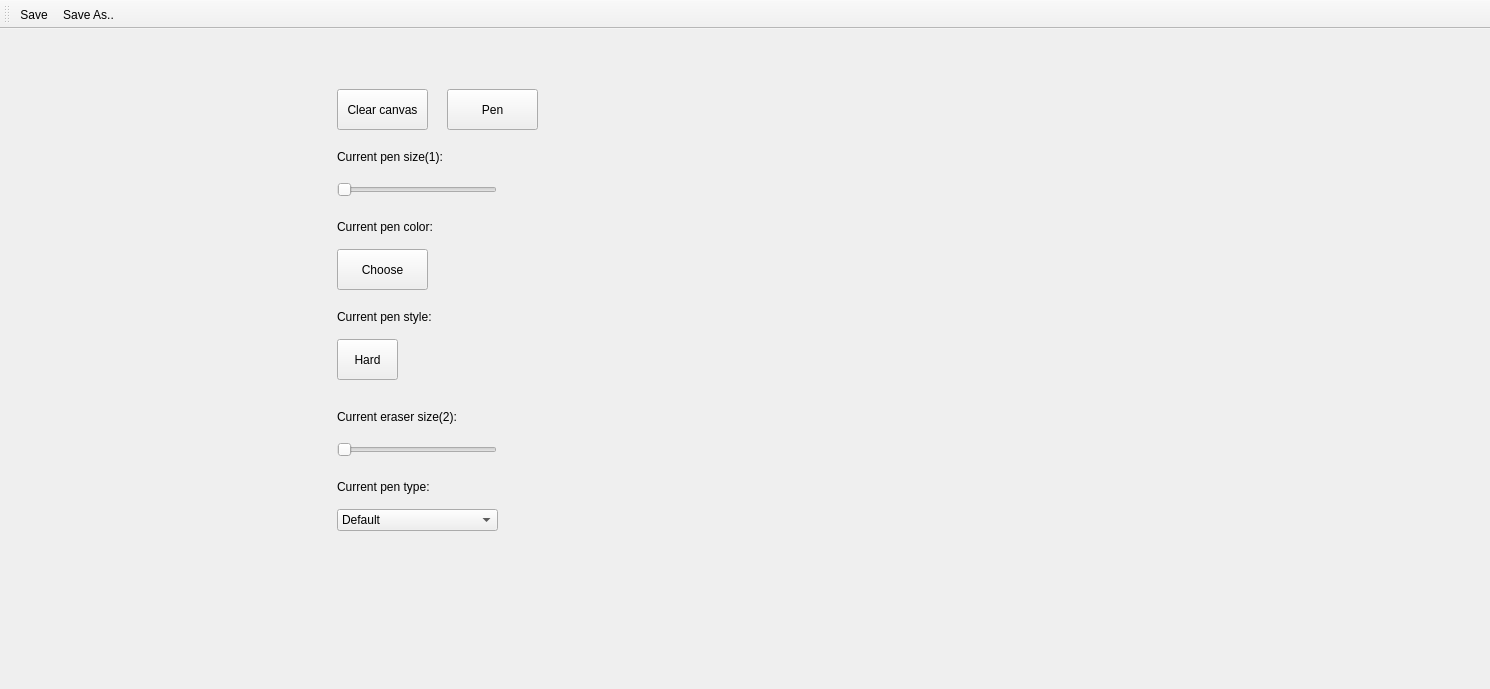
<?xml version="1.0" encoding="UTF-8"?>
<ui version="4.0">
 <class>MainWindow</class>
 <widget class="QMainWindow" name="MainWindow">
  <property name="geometry">
   <rect>
    <x>0</x>
    <y>0</y>
    <width>1490</width>
    <height>689</height>
   </rect>
  </property>
  <property name="windowTitle">
   <string>MainWindow</string>
  </property>
  <widget class="QWidget" name="centralwidget">
   <layout class="QHBoxLayout" name="horizontalLayout">
    <item>
     <widget class="QWidget" name="leftSpace" native="true"/>
    </item>
    <item>
     <widget class="QWidget" name="sidebar" native="true">
      <property name="minimumSize">
       <size>
        <width>250</width>
        <height>600</height>
       </size>
      </property>
      <property name="maximumSize">
       <size>
        <width>250</width>
        <height>600</height>
       </size>
      </property>
      <property name="autoFillBackground">
       <bool>true</bool>
      </property>
      <property name="styleSheet">
       <string notr="true">sidebar {border: 1px solid;}</string>
      </property>
      <widget class="QPushButton" name="clearButton">
       <property name="geometry">
        <rect>
         <x>20</x>
         <y>30</y>
         <width>91</width>
         <height>41</height>
        </rect>
       </property>
       <property name="text">
        <string>Clear canvas</string>
       </property>
      </widget>
      <widget class="QSlider" name="penSizeSlider">
       <property name="geometry">
        <rect>
         <x>20</x>
         <y>120</y>
         <width>160</width>
         <height>22</height>
        </rect>
       </property>
       <property name="orientation">
        <enum>Qt::Horizontal</enum>
       </property>
      </widget>
      <widget class="QLabel" name="penSizeLabel">
       <property name="geometry">
        <rect>
         <x>20</x>
         <y>90</y>
         <width>111</width>
         <height>16</height>
        </rect>
       </property>
       <property name="text">
        <string>Current pen size(1):</string>
       </property>
      </widget>
      <widget class="QLabel" name="penColorLabel">
       <property name="geometry">
        <rect>
         <x>20</x>
         <y>160</y>
         <width>101</width>
         <height>16</height>
        </rect>
       </property>
       <property name="text">
        <string>Current pen color:</string>
       </property>
      </widget>
      <widget class="QPushButton" name="penColorButton">
       <property name="geometry">
        <rect>
         <x>20</x>
         <y>190</y>
         <width>91</width>
         <height>41</height>
        </rect>
       </property>
       <property name="text">
        <string>Choose</string>
       </property>
      </widget>
      <widget class="QPushButton" name="penHardSoft">
       <property name="geometry">
        <rect>
         <x>20</x>
         <y>280</y>
         <width>61</width>
         <height>41</height>
        </rect>
       </property>
       <property name="text">
        <string>Hard</string>
       </property>
      </widget>
      <widget class="QLabel" name="penStyleLabel">
       <property name="geometry">
        <rect>
         <x>20</x>
         <y>250</y>
         <width>101</width>
         <height>16</height>
        </rect>
       </property>
       <property name="text">
        <string>Current pen style:</string>
       </property>
      </widget>
      <widget class="QPushButton" name="penEraserButton">
       <property name="geometry">
        <rect>
         <x>130</x>
         <y>30</y>
         <width>91</width>
         <height>41</height>
        </rect>
       </property>
       <property name="text">
        <string>Pen</string>
       </property>
      </widget>
      <widget class="QSlider" name="eraserSizeSlider">
       <property name="geometry">
        <rect>
         <x>20</x>
         <y>380</y>
         <width>160</width>
         <height>22</height>
        </rect>
       </property>
       <property name="orientation">
        <enum>Qt::Horizontal</enum>
       </property>
      </widget>
      <widget class="QLabel" name="eraserSizeLabel">
       <property name="geometry">
        <rect>
         <x>20</x>
         <y>350</y>
         <width>121</width>
         <height>16</height>
        </rect>
       </property>
       <property name="text">
        <string>Current eraser size(2):</string>
       </property>
      </widget>
      <widget class="QComboBox" name="penTypeCombo">
       <property name="geometry">
        <rect>
         <x>20</x>
         <y>450</y>
         <width>161</width>
         <height>22</height>
        </rect>
       </property>
       <item>
        <property name="text">
         <string>Default</string>
        </property>
       </item>
       <item>
        <property name="text">
         <string>Dense 1</string>
        </property>
       </item>
       <item>
        <property name="text">
         <string>Dense 2</string>
        </property>
       </item>
       <item>
        <property name="text">
         <string>Dense 3</string>
        </property>
       </item>
       <item>
        <property name="text">
         <string>Dense 4</string>
        </property>
       </item>
       <item>
        <property name="text">
         <string>Dense 5</string>
        </property>
       </item>
       <item>
        <property name="text">
         <string>Dense 6</string>
        </property>
       </item>
       <item>
        <property name="text">
         <string>Dense 7</string>
        </property>
       </item>
       <item>
        <property name="text">
         <string>Horizontal</string>
        </property>
       </item>
       <item>
        <property name="text">
         <string>Vertical</string>
        </property>
       </item>
       <item>
        <property name="text">
         <string>Cross</string>
        </property>
       </item>
       <item>
        <property name="text">
         <string>BDiagonal</string>
        </property>
       </item>
       <item>
        <property name="text">
         <string>FDiagonal</string>
        </property>
       </item>
       <item>
        <property name="text">
         <string>DiagonalCross</string>
        </property>
       </item>
      </widget>
      <widget class="QLabel" name="penTypeLabel">
       <property name="geometry">
        <rect>
         <x>20</x>
         <y>420</y>
         <width>101</width>
         <height>16</height>
        </rect>
       </property>
       <property name="text">
        <string>Current pen type:</string>
       </property>
      </widget>
     </widget>
    </item>
    <item alignment="Qt::AlignLeft">
     <widget class="Canvas" name="canvas" native="true">
      <property name="minimumSize">
       <size>
        <width>600</width>
        <height>600</height>
       </size>
      </property>
      <property name="maximumSize">
       <size>
        <width>600</width>
        <height>600</height>
       </size>
      </property>
      <property name="baseSize">
       <size>
        <width>600</width>
        <height>600</height>
       </size>
      </property>
      <property name="cursor">
       <cursorShape>ArrowCursor</cursorShape>
      </property>
      <property name="autoFillBackground">
       <bool>true</bool>
      </property>
      <property name="styleSheet">
       <string notr="true"/>
      </property>
     </widget>
    </item>
    <item>
     <widget class="QWidget" name="rightSpace" native="true"/>
    </item>
   </layout>
  </widget>
  <widget class="QToolBar" name="toolBar">
   <property name="windowTitle">
    <string>toolBar</string>
   </property>
   <attribute name="toolBarArea">
    <enum>TopToolBarArea</enum>
   </attribute>
   <attribute name="toolBarBreak">
    <bool>false</bool>
   </attribute>
   <addaction name="actionSave"/>
   <addaction name="actionSaveAs"/>
  </widget>
  <action name="actionSaveAs">
   <property name="text">
    <string>Save As..</string>
   </property>
   <property name="shortcut">
    <string>Ctrl+Shift+S</string>
   </property>
  </action>
  <action name="actionSave">
   <property name="text">
    <string>Save</string>
   </property>
   <property name="toolTip">
    <string>Save File</string>
   </property>
   <property name="shortcut">
    <string>Ctrl+S</string>
   </property>
  </action>
 </widget>
 <customwidgets>
  <customwidget>
   <class>Canvas</class>
   <extends>QWidget</extends>
   <header location="global">canvas.h</header>
   <container>1</container>
  </customwidget>
 </customwidgets>
 <resources/>
 <connections/>
</ui>
